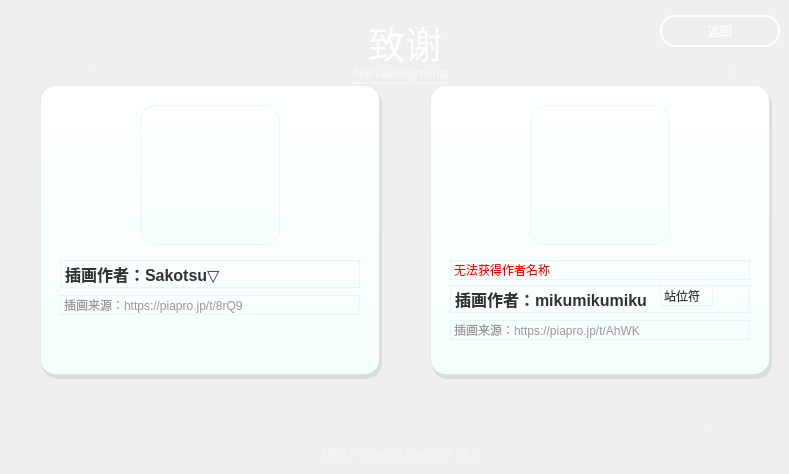
    <widget class="QWidget" name="page_3">
     <widget class="QLabel" name="deco_note_zx1">
      <property name="geometry">
       <rect>
        <x>45</x>
        <y>20</y>
        <width>90</width>
        <height>90</height>
       </rect>
      </property>
      <property name="styleSheet">
       <string notr="true">color: rgba(255, 255, 255, 25); background: transparent; font: 50pt &quot;Segoe UI Symbol&quot;;</string>
      </property>
      <property name="text">
       <string>♬</string>
      </property>
      <property name="alignment">
       <set>Qt::AlignmentFlag::AlignCenter</set>
      </property>
     </widget>
     <widget class="QLabel" name="deco_note_zx2">
      <property name="geometry">
       <rect>
        <x>675</x>
        <y>395</y>
        <width>65</width>
        <height>65</height>
       </rect>
      </property>
      <property name="styleSheet">
       <string notr="true">color: rgba(255, 255, 255, 30); background: transparent; font: 36pt &quot;Segoe UI Symbol&quot;;</string>
      </property>
      <property name="text">
       <string>♪</string>
      </property>
      <property name="alignment">
       <set>Qt::AlignmentFlag::AlignCenter</set>
      </property>
     </widget>
     <widget class="QLabel" name="deco_note_zx3">
      <property name="geometry">
       <rect>
        <x>715</x>
        <y>55</y>
        <width>30</width>
        <height>30</height>
       </rect>
      </property>
      <property name="styleSheet">
       <string notr="true">color: rgba(255, 255, 255, 50); background: transparent; font: 16pt &quot;Segoe UI Symbol&quot;;</string>
      </property>
      <property name="text">
       <string>♫</string>
      </property>
      <property name="alignment">
       <set>Qt::AlignmentFlag::AlignCenter</set>
      </property>
     </widget>
     <widget class="QLabel" name="subtitleLabel_zx">
      <property name="geometry">
       <rect>
        <x>250</x>
        <y>66</y>
        <width>300</width>
        <height>15</height>
       </rect>
      </property>
      <property name="styleSheet">
       <string notr="true">color: rgba(255, 255, 255, 160); background: transparent; font: 9pt &quot;Microsoft YaHei&quot;;</string>
      </property>
      <property name="text">
       <string>Acknowledgments</string>
      </property>
      <property name="alignment">
       <set>Qt::AlignmentFlag::AlignCenter</set>
      </property>
     </widget>
     <widget class="QFrame" name="deco_line_zx">
      <property name="geometry">
       <rect>
        <x>350</x>
        <y>82</y>
        <width>100</width>
        <height>2</height>
       </rect>
      </property>
      <property name="styleSheet">
       <string notr="true">background: rgba(255, 255, 255, 80); border-radius: 1px;</string>
      </property>
      <property name="frameShape">
       <enum>QFrame::Shape::NoFrame</enum>
      </property>
     </widget>
     <widget class="QLabel" name="label">
      <property name="geometry">
       <rect>
        <x>335</x>
        <y>20</y>
        <width>140</width>
        <height>45</height>
       </rect>
      </property>
      <property name="font">
       <font>
        <family>仿宋</family>
        <pointsize>28</pointsize>
       </font>
      </property>
      <property name="styleSheet">
       <string notr="true">color: #FFFFFF; background: transparent;</string>
      </property>
      <property name="text">
       <string>致谢</string>
      </property>
      <property name="alignment">
       <set>Qt::AlignmentFlag::AlignCenter</set>
      </property>
     </widget>
     <widget class="QPushButton" name="zhixie_fanhui_push">
      <property name="geometry">
       <rect>
        <x>660</x>
        <y>15</y>
        <width>120</width>
        <height>32</height>
       </rect>
      </property>
      <property name="cursor">
       <cursorShape>PointingHandCursor</cursorShape>
      </property>
      <property name="styleSheet">
       <string notr="true">QPushButton {
    background: transparent;
    color: #FFFFFF;
    border: 2px solid #FFFFFF;
    border-radius: 15px;
    padding: 4px 16px;
    font: bold 11pt &quot;Microsoft YaHei&quot;;
}
QPushButton:hover {
    background: #FFFFFF;
    color: #39C5BB;
}
</string>
      </property>
      <property name="text">
       <string>返回</string>
      </property>
     </widget>
     <widget class="QFrame" name="shadow_zhixie_1">
      <property name="geometry">
       <rect>
        <x>42</x>
        <y>89</y>
        <width>340</width>
        <height>290</height>
       </rect>
      </property>
      <property name="styleSheet">
       <string notr="true">background: rgba(0, 0, 0, 0.08); border-radius: 16px;</string>
      </property>
      <property name="frameShape">
       <enum>QFrame::Shape::NoFrame</enum>
      </property>
     </widget>
     <widget class="QFrame" name="frame_zhixie_1">
      <property name="geometry">
       <rect>
        <x>40</x>
        <y>85</y>
        <width>340</width>
        <height>290</height>
       </rect>
      </property>
      <property name="styleSheet">
       <string notr="true">background: qlineargradient(x1:0, y1:0, x2:0, y2:1, stop:0 #FFFFFF, stop:1 #F5FFFE); border-radius: 16px; border: 1px solid rgba(57, 197, 187, 0.12);</string>
      </property>
      <property name="frameShape">
       <enum>QFrame::Shape::NoFrame</enum>
      </property>
      <widget class="QLabel" name="label_4">
       <property name="geometry">
        <rect>
         <x>100</x>
         <y>20</y>
         <width>140</width>
         <height>140</height>
        </rect>
       </property>
       <property name="text">
        <string/>
       </property>
       <property name="pixmap">
        <pixmap resource="miku_photo.qrc">:/new/prefix1/miku_peg.png</pixmap>
       </property>
       <property name="scaledContents">
        <bool>true</bool>
       </property>
      </widget>
      <widget class="QLabel" name="label_2">
       <property name="geometry">
        <rect>
         <x>20</x>
         <y>175</y>
         <width>300</width>
         <height>28</height>
        </rect>
       </property>
       <property name="font">
        <font>
         <pointsize>12</pointsize>
         <bold>true</bold>
        </font>
       </property>
       <property name="styleSheet">
        <string notr="true">color: #333333; background: transparent;</string>
       </property>
       <property name="text">
        <string>插画作者：Sakotsu▽</string>
       </property>
      </widget>
      <widget class="QLabel" name="label_3">
       <property name="geometry">
        <rect>
         <x>20</x>
         <y>210</y>
         <width>300</width>
         <height>20</height>
        </rect>
       </property>
       <property name="font">
        <font>
         <pointsize>9</pointsize>
        </font>
       </property>
       <property name="styleSheet">
        <string notr="true">color: #999999; background: transparent;</string>
       </property>
       <property name="text">
        <string>插画来源：https://piapro.jp/t/8rQ9</string>
       </property>
      </widget>
     </widget>
     <widget class="QFrame" name="shadow_zhixie_2">
      <property name="geometry">
       <rect>
        <x>432</x>
        <y>89</y>
        <width>340</width>
        <height>290</height>
       </rect>
      </property>
      <property name="styleSheet">
       <string notr="true">background: rgba(0, 0, 0, 0.08); border-radius: 16px;</string>
      </property>
      <property name="frameShape">
       <enum>QFrame::Shape::NoFrame</enum>
      </property>
     </widget>
     <widget class="QFrame" name="frame_zhixie_2">
      <property name="geometry">
       <rect>
        <x>430</x>
        <y>85</y>
        <width>340</width>
        <height>290</height>
       </rect>
      </property>
      <property name="styleSheet">
       <string notr="true">background: qlineargradient(x1:0, y1:0, x2:0, y2:1, stop:0 #FFFFFF, stop:1 #F5FFFE); border-radius: 16px; border: 1px solid rgba(57, 197, 187, 0.12);</string>
      </property>
      <property name="frameShape">
       <enum>QFrame::Shape::NoFrame</enum>
      </property>
      <widget class="QLabel" name="label_14">
       <property name="geometry">
        <rect>
         <x>100</x>
         <y>20</y>
         <width>140</width>
         <height>140</height>
        </rect>
       </property>
       <property name="text">
        <string/>
       </property>
       <property name="pixmap">
        <pixmap resource="miku_photo_2.qrc">:/new/prefix1/miku_peg_2.png</pixmap>
       </property>
       <property name="scaledContents">
        <bool>true</bool>
       </property>
      </widget>
      <widget class="QLabel" name="label_13">
       <property name="geometry">
        <rect>
         <x>20</x>
         <y>175</y>
         <width>300</width>
         <height>20</height>
        </rect>
       </property>
       <property name="font">
        <font>
         <pointsize>9</pointsize>
        </font>
       </property>
       <property name="cursor">
        <cursorShape>ForbiddenCursor</cursorShape>
       </property>
       <property name="styleSheet">
        <string notr="true"> background: transparent;
color: rgb(255, 0, 0);</string>
       </property>
       <property name="text">
        <string>无法获得作者名称</string>
       </property>
      </widget>
      <widget class="QLabel" name="label_12">
       <property name="geometry">
        <rect>
         <x>20</x>
         <y>200</y>
         <width>300</width>
         <height>28</height>
        </rect>
       </property>
       <property name="font">
        <font>
         <pointsize>12</pointsize>
         <bold>true</bold>
        </font>
       </property>
       <property name="styleSheet">
        <string notr="true">color: #333333; background: transparent;</string>
       </property>
       <property name="text">
        <string>插画作者：mikumikumiku</string>
       </property>
      </widget>
      <widget class="QLabel" name="label_11">
       <property name="geometry">
        <rect>
         <x>20</x>
         <y>235</y>
         <width>300</width>
         <height>20</height>
        </rect>
       </property>
       <property name="font">
        <font>
         <pointsize>9</pointsize>
        </font>
       </property>
       <property name="styleSheet">
        <string notr="true">color: #999999; background: transparent;</string>
       </property>
       <property name="text">
        <string>插画来源：https://piapro.jp/t/AhWK</string>
       </property>
      </widget>
      <widget class="QLabel" name="label_5">
       <property name="geometry">
        <rect>
         <x>230</x>
         <y>200</y>
         <width>53</width>
         <height>21</height>
        </rect>
       </property>
       <property name="styleSheet">
        <string notr="true">color: rgb(54, 54, 54);</string>
       </property>
       <property name="text">
        <string>站位符</string>
       </property>
      </widget>
     </widget>
     <widget class="QLabel" name="footerLabel_zx">
      <property name="geometry">
       <rect>
        <x>200</x>
        <y>440</y>
        <width>400</width>
        <height>25</height>
       </rect>
      </property>
      <property name="styleSheet">
       <string notr="true">color: rgba(255, 255, 255, 100); background: transparent; font: 9pt &quot;Microsoft YaHei&quot;;</string>
      </property>
      <property name="text">
       <string>Miku Password Manager v1.0</string>
      </property>
      <property name="alignment">
       <set>Qt::AlignmentFlag::AlignCenter</set>
      </property>
     </widget>
    </widget>
